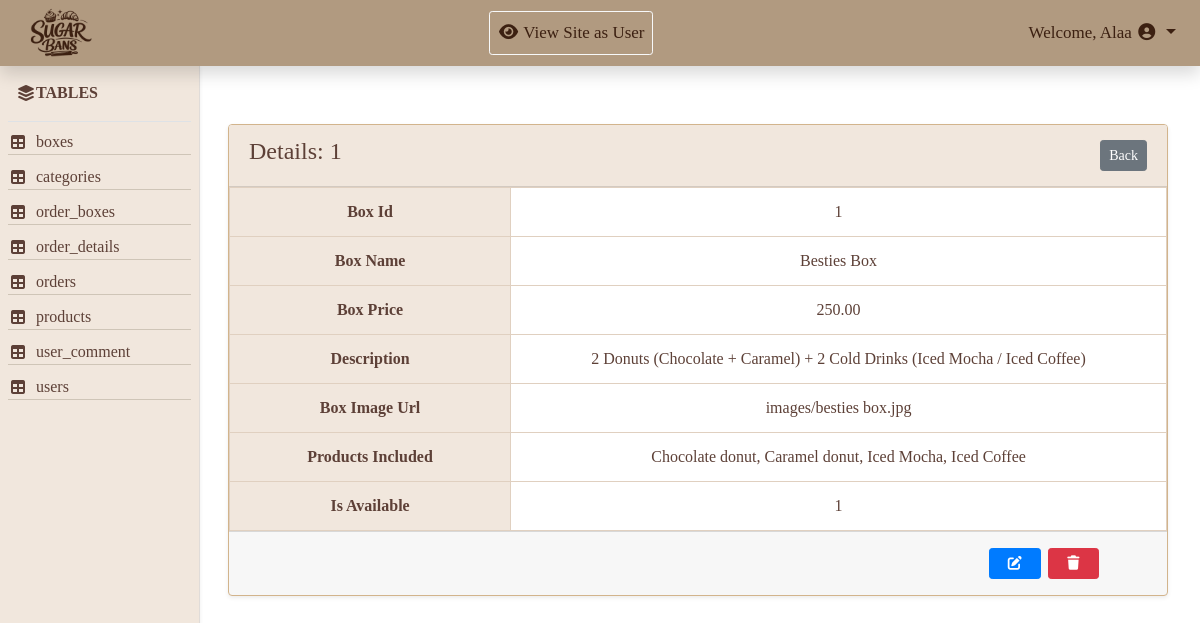
/Admin/action.php?action=show&table=boxes&id=1, run on the app's committed database.
### tables this page shows
CREATE TABLE `boxes` (
  `box_id` int(11) NOT NULL,
  `box_name` varchar(150) NOT NULL,
  `box_price` decimal(10,2) NOT NULL,
  `description` text DEFAULT NULL,
  `box_image_url` varchar(255) DEFAULT NULL,
  `products_included` text DEFAULT NULL,
  `is_available` tinyint(1) DEFAULT 1
);

### Admin/action.php (the view, shortened to what this page needs)
<?php
include 'includes/db/db.php';
include 'includes/temp/header.php';
include 'includes/temp/navbar.php';
?>
<div class="container-fluid">
    <div class="row">
        <?php include 'includes/temp/aside.php'; ?>
        <main class="col-md-10">
            <?php
                $action = isset($_GET['action']) ? $_GET['action'] : '';
                $table = isset($_GET['table'])  ? $_GET['table']  : '';
                $id = isset($_GET['id'])     ? $_GET['id']     : 0;
                if (!empty($table)) {
                        $stmtCol = $connect->query("SHOW COLUMNS FROM $table");
                        $primaryKey = $stmtCol->fetchColumn();
                }
                switch($action) {
                case 'show':
                    $stmt = $connect->prepare("SELECT * FROM $table WHERE $primaryKey = ?");
                    $stmt->execute([$id]);
                    $item = $stmt->fetch();
                    ?>
                    <div class="container mt-4">
                            <div class="card shadow-sm">
                                <div class="card-header d-flex justify-content-between align-items-center">
                                    <h4>Details: <?php echo $id; ?></h4>
                                    <a href="view_table.php?table=<?php echo $table; ?>" class="btn btn-sm btn-secondary">Back</a>
                                </div>
                                <table class="table mb-0">
                                     <?php foreach ($item as $key => $value){
                                        if (!is_numeric($key)){?>
                                    <tr>
                                        <th class="ps-4" style="width: 30%;"><?php echo ucwords(str_replace('_', ' ', $key)); ?></th>
                                        <td><?php echo $value ? $value : ' '; ?></td>
                                    </tr>
                                    <?php }} ?>
                                </table>
                                <div class="card-footer d-flex align-items-center py-3 m">
                                        <a href="action.php?action=edit&table=<?php echo $table; ?>&id=<?php echo $id; ?>" class="btn btn-primary btn-sm px-3"><i class="fa-solid fa-pen-to-square"></i></a>
                                        <a href="action.php?action=delete&table=<?php echo $table; ?>&id=<?php echo $id; ?>" class="btn btn-danger btn-sm px-3 mr-5" onclick= "return confirm('Are you sure you want to delete this?')"><i class="fa-solid fa-trash"></i></a>
                                </div>
                            </div>
                    </div>
                <?php
                    break;
                    ?>
                 <?php
                }
                ?>
        </main>
    </div>
</div>
<?php
include 'includes/temp/footer.php';
?>

### Admin/includes/assets/css/style.css (style rules this page uses)
* { margin: 0; padding: 0; box-sizing: border-box; }
body { font-family:Georgia, 'Times New Roman', Times, serif; }
main { margin-top: 100px; margin-left: 16.5%; padding-right:5px ; }
.table ,.card { color: #5d4037; border-color: #d2b48c; }
.table th, .table td { border: 1px solid #e0d0c0; text-align: center; }
.table th { background-color: #f1e7dd ; }
.card-header { color: #5d4037; background-color: #f1e7dd ; }
.card-footer { gap:7px; justify-content:flex-end; }

### data on the page
boxes: box_id "1", box_name "Besties Box", box_price "250.00", description "2 Donuts (Chocolate + Caramel) + 2 Cold Drinks (Iced Mocha / Iced Coffee)", box_image_url "images/besties box.jpg", products_included "Chocolate donut, Caramel donut, Iced Mocha, Iced Coffee", is_available "1"

### other printed values
$tableName "boxes"
$tableName "categories"
$tableName "order_boxes"
$tableName "order_details"
$tableName "orders"
$tableName "products"
$tableName "user_comment"
$tableName "users"
$id "1"
str_replace('_', ' ', $key) "Box Id"
str_replace('_', ' ', $key) "Box Name"
str_replace('_', ' ', $key) "Box Price"
str_replace('_', ' ', $key) "Description"
str_replace('_', ' ', $key) "Box Image Url"
str_replace('_', ' ', $key) "Products Included"
